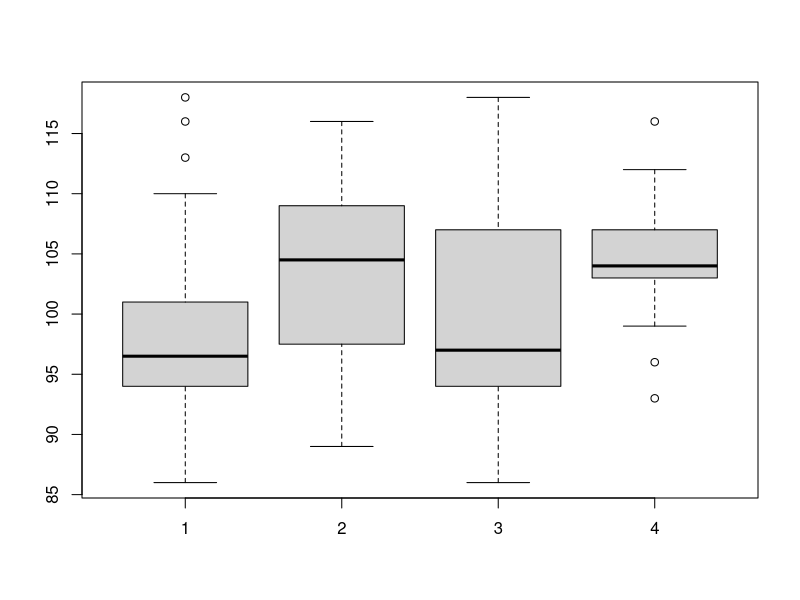
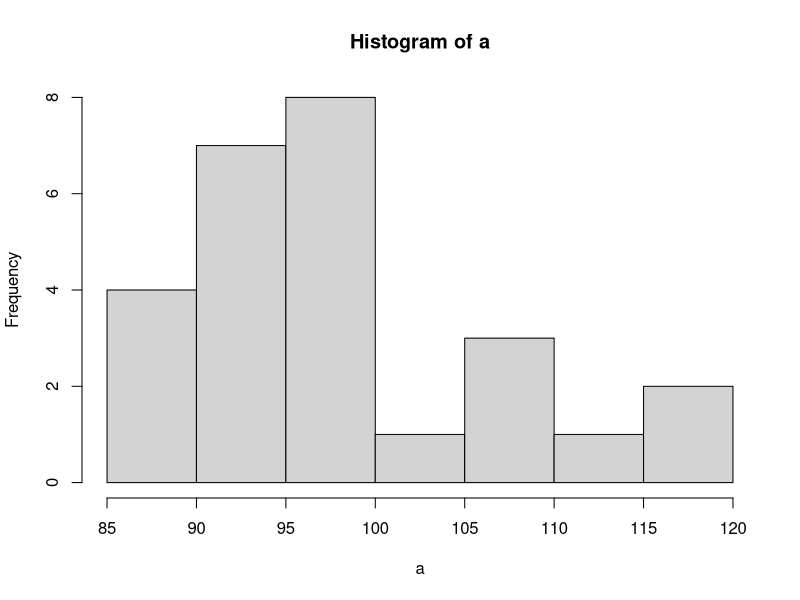
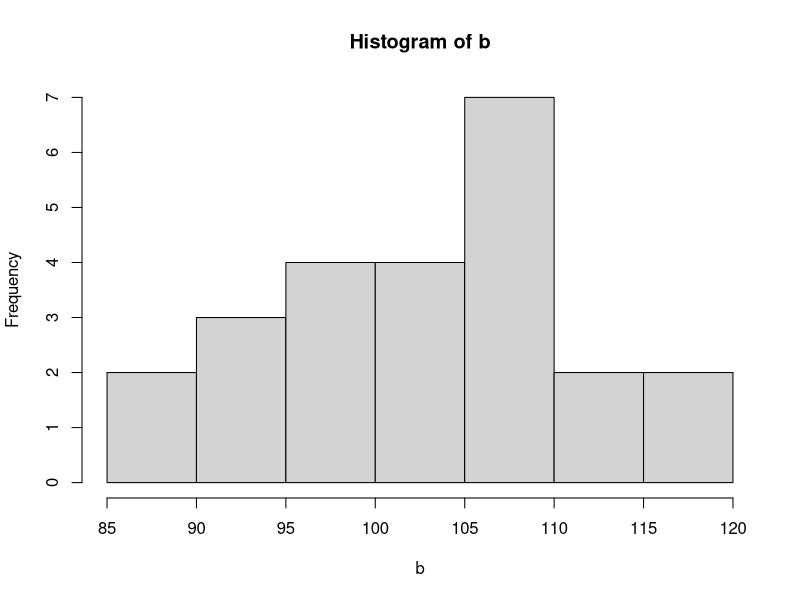
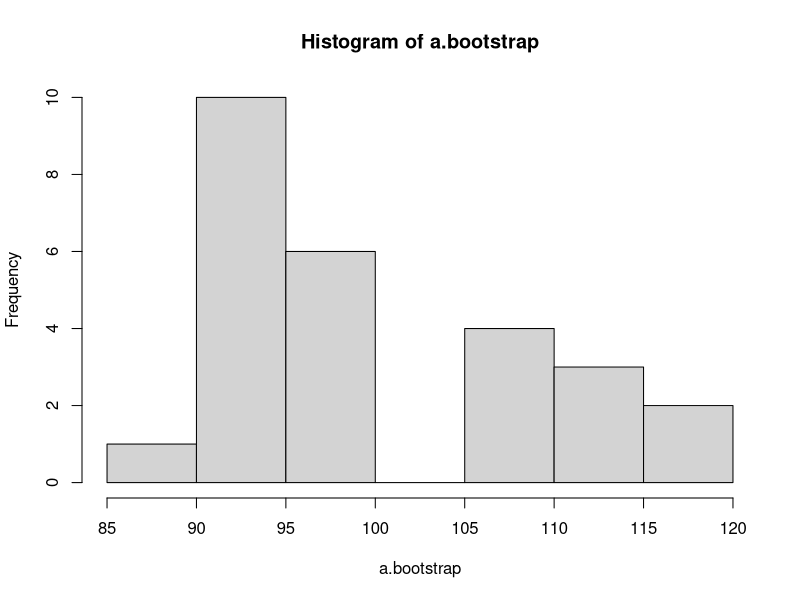
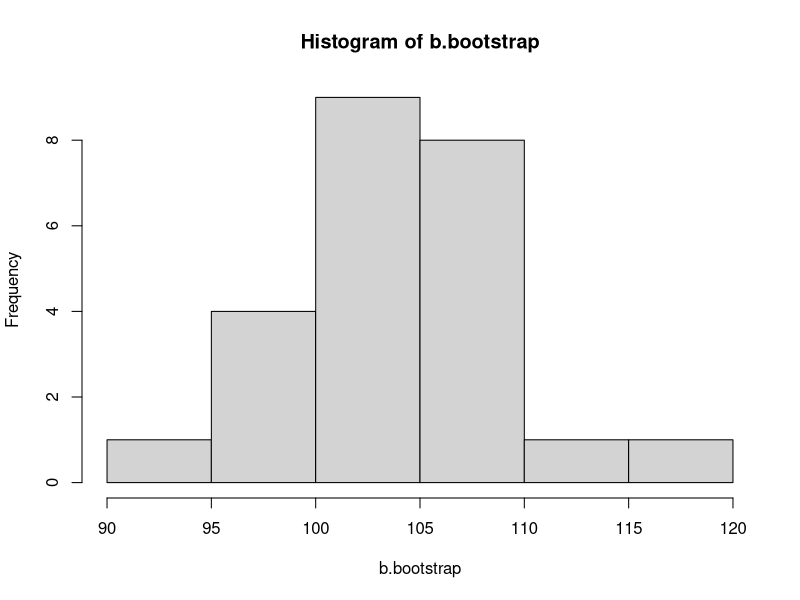
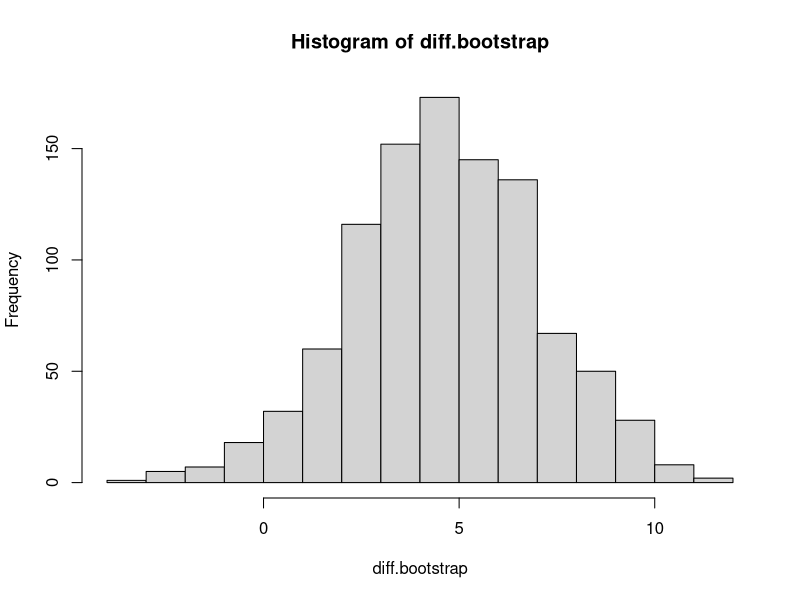
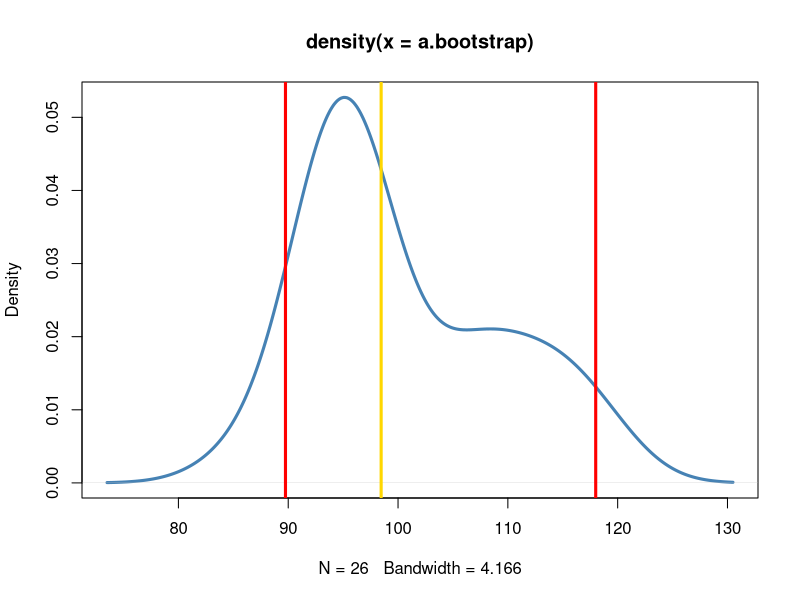
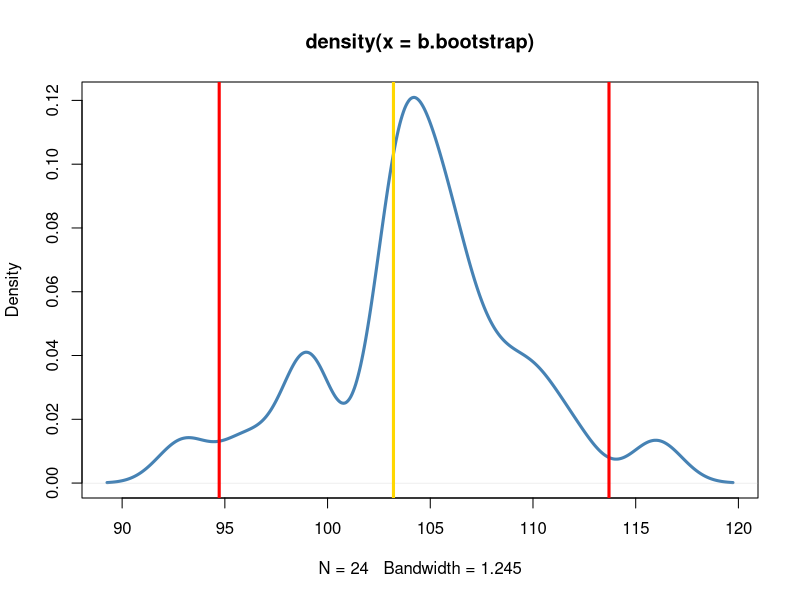

These figures' R source, in order:
## ---- chunk 1
#set the seed for reporducability
set.seed(2)
## ---- chunk 2
# Heterozygous (BA)
a = c(86, 88, 89, 89, 92, 93, 94, 94, 94, 95, 95, 96, 96, 97, 97, 98, 98, 99, 99, 101, 106, 107, 110, 113, 116, 118)
 
# Homozygous (BB)
b = c(89, 90, 92, 93, 93, 96, 99, 99, 99, 102, 103, 104, 105, 106, 106, 107, 108, 108, 110, 110, 112, 114, 116, 116)
 
# Difference between means of observed datasets
diff.observed = mean(b) - mean(a)
 
# Level of significance
alpha = 0.05
 
# Number of replicates
n = 1000
 
# Difference between means of bootstrapped datasets (n replicates)
diff.bootstrap = NULL
 
for (i in 1 : n) {
    # Sample with replacement (bootstrapping is with replacement)
    a.bootstrap = sample  (a, length(a), TRUE)
    b.bootstrap = sample  (b, length(b), TRUE)
     
    diff.bootstrap[i] = mean(b.bootstrap) - mean(a.bootstrap)
}
 
# Confidence interval
quantile(diff.bootstrap, c(alpha/2, 1 - alpha/2))

## ---- chunk 3
#Summary Statistics
summary(a)
summary(b)
summary(a.bootstrap)
summary(b.bootstrap)

#Boxplots and Histograms
boxplot(a,b,a.bootstrap,b.bootstrap)
hist(a)
hist(b)
hist(a.bootstrap)
hist(b.bootstrap)
diff.observed
hist(diff.bootstrap)

#We can then plot the distribution of the bootstrapped a.
plot(density(a.bootstrap), lwd=3, col="steelblue")
abline(v=mean(a), lwd=3, col='gold')
abline(v=quantile(a.bootstrap, c(alpha/2)),lwd=3, col='red')
abline(v=quantile(a.bootstrap, c(1-alpha/2)),lwd=3, col='red')

#We can then plot the distribution of the bootstrapped b.
plot(density(b.bootstrap), lwd=3, col="steelblue")
abline(v=mean(b), lwd=3, col='gold')
abline(v=quantile(b.bootstrap, c(alpha/2)),lwd=3, col='red')
abline(v=quantile(b.bootstrap, c(1-alpha/2)),lwd=3, col='red')

#We can then plot the distribution of the bootstrapped differences.
plot(density(diff.bootstrap), lwd=3, col="steelblue")
abline(v=mean(diff.observed), lwd=3, col='gold')
abline(v=quantile(diff.bootstrap, c(alpha/2)),lwd=3, col='red')
abline(v=quantile(diff.bootstrap, c(1-alpha/2)),lwd=3, col='red')
